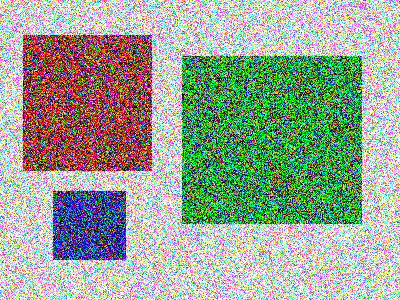
//> input picture sample-data/pic2.png, 400 x 300 px
$ ./CVTutor.HighGUI.Trackbar01   (built with g++ and OpenCV 4)
//> lines starting //> are read from the running program, lines starting //| are printed output that depends on the picture
### CVTutor.HighGUI/CVTutor.HighGUI.Trackbar01/stdafx.h
// stdafx.h : include file for standard system include files,
// or project specific include files that are used frequently, but
// are changed infrequently
//

#pragma once

#include "targetver.h"

#include <stdio.h>
#include <tchar.h>
#include <string>
#include <iostream>

#include <opencv2/core/core.hpp>
#include <opencv2/highgui/highgui.hpp>

### CVTutor.HighGUI/CVTutor.HighGUI.Trackbar01/CVTutor.HighGUI.Trackbar01.cpp
// CVTutor.HighGUI.Trackbar01.cpp : Defines the entry point for the console application.
//

#include "stdafx.h"

#include <opencv2/opencv.hpp>

using namespace cv;
using namespace std;

const int alpha_slider_max = 100;
int alpha_slider;
double alpha;
double beta;

Mat src1;
Mat src2;
Mat dst;


void on_trackbar(int, void*);

int main(int argc, char** argv)
{
	//src1 = imread("../../sample-data/LinuxLogo.jpg");
	//src2 = imread("../../sample-data/WindowsLogo.jpg");
	src1 = imread("../../sample-data/pic2.png");
//> src1 is the input picture: 300 rows x 400 cols, CV_8UC3; mean B, G, R 150, 164.4, 153.8
	src2 = imread("../../sample-data/pic3.png");
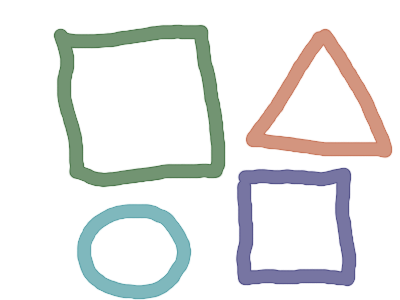
//> input picture sample-data/pic3.png, 400 x 300 px
//> src2 is the input picture: 300 rows x 400 cols, CV_8UC3; mean B, G, R 232.6, 233.5, 232.3

	if (!src1.data)
	{
		printf("Error loading src1 \n");
		system("pause");
		return -1;
	}
	if (!src2.data)
	{
		printf("Error loading src2 \n");
		system("pause");
		return -1;
	}

	alpha_slider = 0;

	namedWindow("Linear Blend", 1);

	char TrackbarName[50];
	sprintf(TrackbarName, "Alpha x %d", alpha_slider_max);

	createTrackbar(TrackbarName, "Linear Blend", &alpha_slider, alpha_slider_max, on_trackbar);
//> slider 'Alpha x 100' is set to 33

	on_trackbar(alpha_slider, 0);

	waitKey(0);
	return 0;
}

void on_trackbar(int, void*)
{
	alpha = (double)alpha_slider / alpha_slider_max;
	beta = (1.0 - alpha);

	addWeighted(src1, alpha, src2, beta, 0.0, dst);
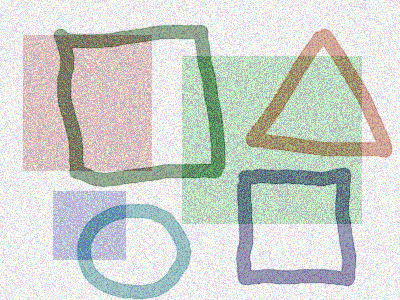
//> dst: 300 rows x 400 cols, CV_8UC3; mean B, G, R 205.3, 210.7, 206.4

	imshow("Linear Blend", dst);
}
